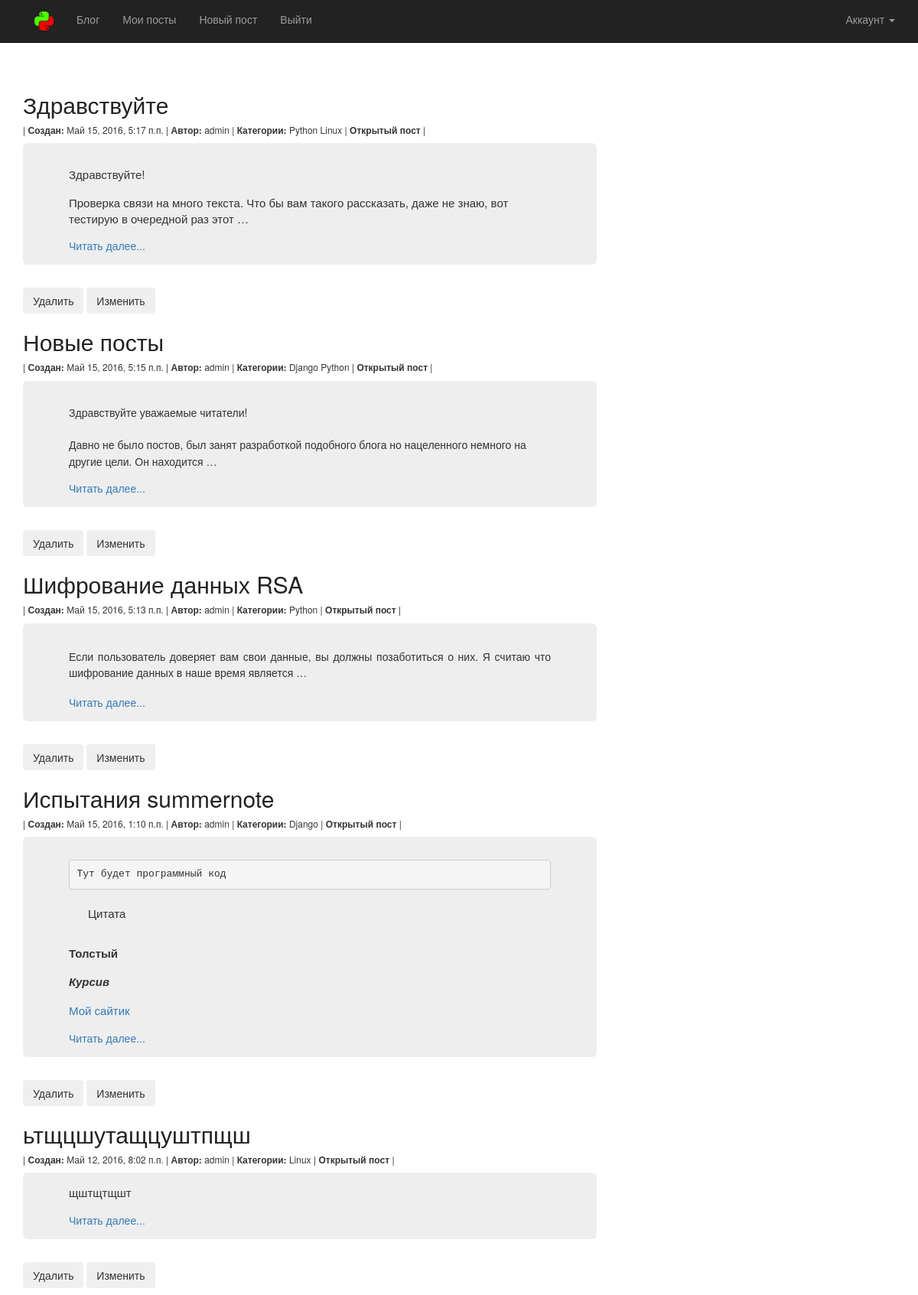
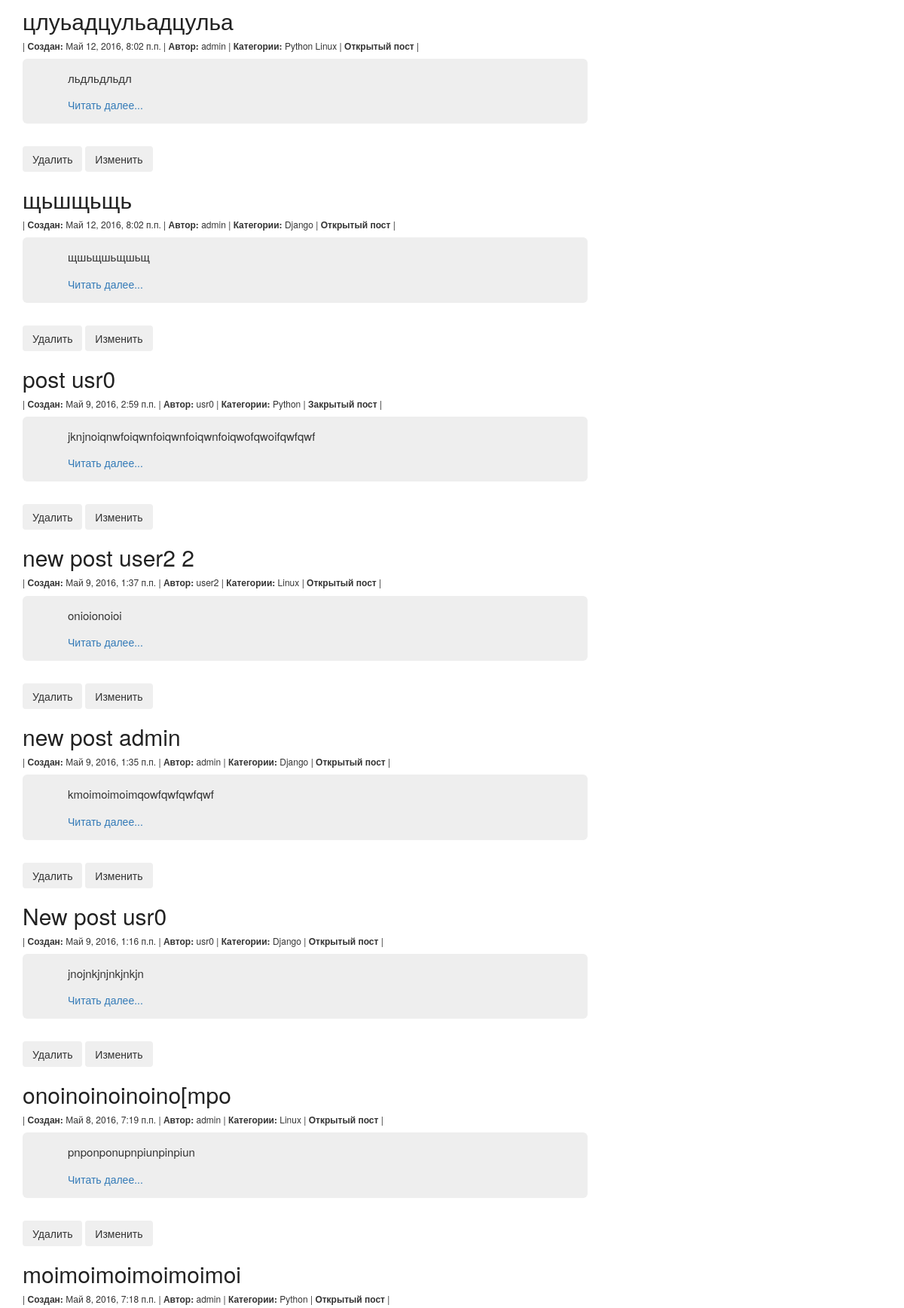
/edit/ (signed in, upper part), run on the app's committed database (2 pictures, top to bottom).
### blog/models.py (models this page shows, shortened)
class Article(models.Model):
    article_title = models.CharField(max_length=100)
    article_text = models.TextField()
    article_date_create = models.DateTimeField(default=timezone.now)
    article_date_modify = models.DateTimeField(default=timezone.now)
    article_access = models.BooleanField(default=True)
    article_autor = models.ForeignKey(User)
    article_tag = models.ManyToManyField(Tags)
    article_count = models.ManyToManyField('CountArticle')

class Tags(models.Model):
    tags_name = models.CharField(max_length=50)
    def __str__(self):
        return self.tags_name

### blog/views.py (the view)
# urls.py: url(r'^edit/$', views.EditView.as_view(), name='edit'),
class EditView(generic.ListView):
    template_name = 'blog/edit.html'
    context_object_name = 'edit_post'
    def get_queryset(self):
        if self.request.user.is_superuser:
            return Article.objects.order_by('-article_date_create').all()
        else:
            return Article.objects.filter(article_autor=self.request.user).order_by('-article_date_create')
    @method_decorator(login_required(redirect_field_name='',
                      login_url='/access_error_to_post'))
    def dispatch(self, request, *args, **kwargs):
        return super(EditView, self).dispatch(request, *args, **kwargs)

### blog/context_processors.py (called while the page is built)
def total_count(request):
    if request.user.is_authenticated():
        try:
            total = CountArticle.objects.get(user=request.user)
            return {"total_count": total.count_article.all().count(), }
        except ObjectDoesNotExist:
            CountArticle.objects.create(user=request.user)
            count_object = CountArticle.objects.get(user=request.user)
            art = Article.objects.all()
            art = list(art)
            count_object.count_article.add(*list(Article.objects.all()))
            return {"total_count": count_object.count_article.all().count(), }
    return {}

### blog/templates/blog/edit.html (shortened to what this page needs)
{% extends "blog/home.html" %}
{% load staticfiles %}
{% block load_css %}
    <link href="{% static 'blog/css/bootstrap.css' %}" rel="stylesheet">
    <link rel="stylesheet" type="text/css" href="{% static 'blog/style.css' %}">
    <link href="{% static 'blog/css/login-margin.css' %}" rel="stylesheet">
{% endblock load_css %}
{% block post %}
    {% if edit_post %}
        <div class="container blog-post">
            <div class="row">
                <div class="col-lg-8 col-md-8">
                    {% for x in edit_post %}
                        <div>
                            <h2 class="article-title">
                                <a class="article-title" href="{% url 'blog:full' x.id %}"> {{ x.article_title }} </a>
                            </h2>
                        </div>
                        <h6>|
                            <b>Создан:</b> {{ x.article_date_create }} |
                            <b>Автор:</b> {{ x.article_autor }} |
                            <b>Категории:</b>
                            {% for tag in x.article_tag.all %}
                                {{ tag }}
                            {% endfor %}|
                            {% if x.article_access %}
                                <b>Открытый пост</b>
                            {% else %}
                                <b>Закрытый пост</b>
                            {% endif %}|
                        </h6>
                        <div class="jumbotron">
                            <p class="text-justify">
                                {{ x.article_text|safe|truncatewords_html:20 }}
                            </p>
                            <a href="{% url 'blog:full' x.id %}">Читать далее...</a>
                        </div>
                        <div class="form-actions">
                            <button class="btn" onclick="location.href = '{% url 'blog:delete' x.id %}'">Удалить</button>
                            <button class="btn" onclick="location.href = '{% url 'blog:editpost' x.id %}'">Изменить</button>
                        </div>
                    {% endfor %}
                </div>
            </div>
        </div>
    {% endif %}
{% endblock post %}

### blog/static/blog/style.css (style rules this page uses)
body { margin-top: 100px; }
.article-title a, .article-title a:visited { color: #222222; text-decoration: none; }
p.text-justify { font-size: 15px; }
.jumbotron p { font-size: 15px; }
div.jumbotron { padding-bottom: 15px; padding-top: 15px; padding-right: 15px; padding-left: 15px; }

### data on the page
Article: article_title "Здравствуйте", article_date_create "Май 15, 2016, 5:17 п.п.", article_autor "admin", article_access "Открытый пост", article_text "Здравствуйте! Проверка связи на много текста. Что бы вам такого рассказать, даже не знаю, вот тестирую в очередной раз этот …"
Tags: tags_name "Python"
Tags: tags_name "Linux"
Article: article_title "Новые посты", article_date_create "Май 15, 2016, 5:15 п.п.", article_autor "admin", article_access "Открытый пост", article_text "Здравствуйте уважаемые читатели! Давно не было постов, был занят разработкой подобного блога но нацеленного немного на другие цели. Он находится …"
Tags: tags_name "Django"
Article: article_title "Шифрование данных RSA", article_date_create "Май 15, 2016, 5:13 п.п.", article_autor "admin", article_access "Открытый пост", article_text "Если пользователь доверяет вам свои данные, вы должны позаботиться о них. Я считаю что шифрование данных в наше время является …"
Article: article_title "Испытания summernote", article_date_create "Май 15, 2016, 1:10 п.п.", article_autor "admin", article_access "Открытый пост", article_text "Тут будет программный код Цитата Толстый Курсив Мой сайтик"
Article: article_title "ьтщцшутащцуштпщш", article_date_create "Май 12, 2016, 8:02 п.п.", article_autor "admin", article_access "Открытый пост", article_text "щштщтщшт"
Article: article_title "цлуьадцульадцульа", article_date_create "Май 12, 2016, 8:02 п.п.", article_autor "admin", article_access "Открытый пост", article_text "льдльдльдл"
Article: article_title "щьшщьщь", article_date_create "Май 12, 2016, 8:02 п.п.", article_autor "admin", article_access "Открытый пост", article_text "щшьщшьщшьщ"
Article: article_title "post usr0", article_date_create "Май 9, 2016, 2:59 п.п.", article_autor "usr0", article_access "Закрытый пост", article_text "jknjnoiqnwfoiqwnfoiqwnfoiqwnfoiqwofqwoifqwfqwf"
Article: article_title "new post user2 2", article_date_create "Май 9, 2016, 1:37 п.п.", article_autor "user2", article_access "Открытый пост", article_text "onioionoioi"
Article: article_title "new post admin", article_date_create "Май 9, 2016, 1:35 п.п.", article_autor "admin", article_access "Открытый пост", article_text "kmoimoimoimqowfqwfqwfqwf"
Article: article_title "New post usr0", article_date_create "Май 9, 2016, 1:16 п.п.", article_autor "usr0", article_access "Открытый пост", article_text "jnojnkjnjnkjnkjn"
Article: article_title "onoinoinoinoino[mpo", article_date_create "Май 8, 2016, 7:19 п.п.", article_autor "admin", article_access "Открытый пост", article_text "pnponponupnpiunpinpiun"
Article: article_title "moimoimoimoimoimoi", article_date_create "Май 8, 2016, 7:18 п.п.", article_autor "admin", article_access "Открытый пост"
